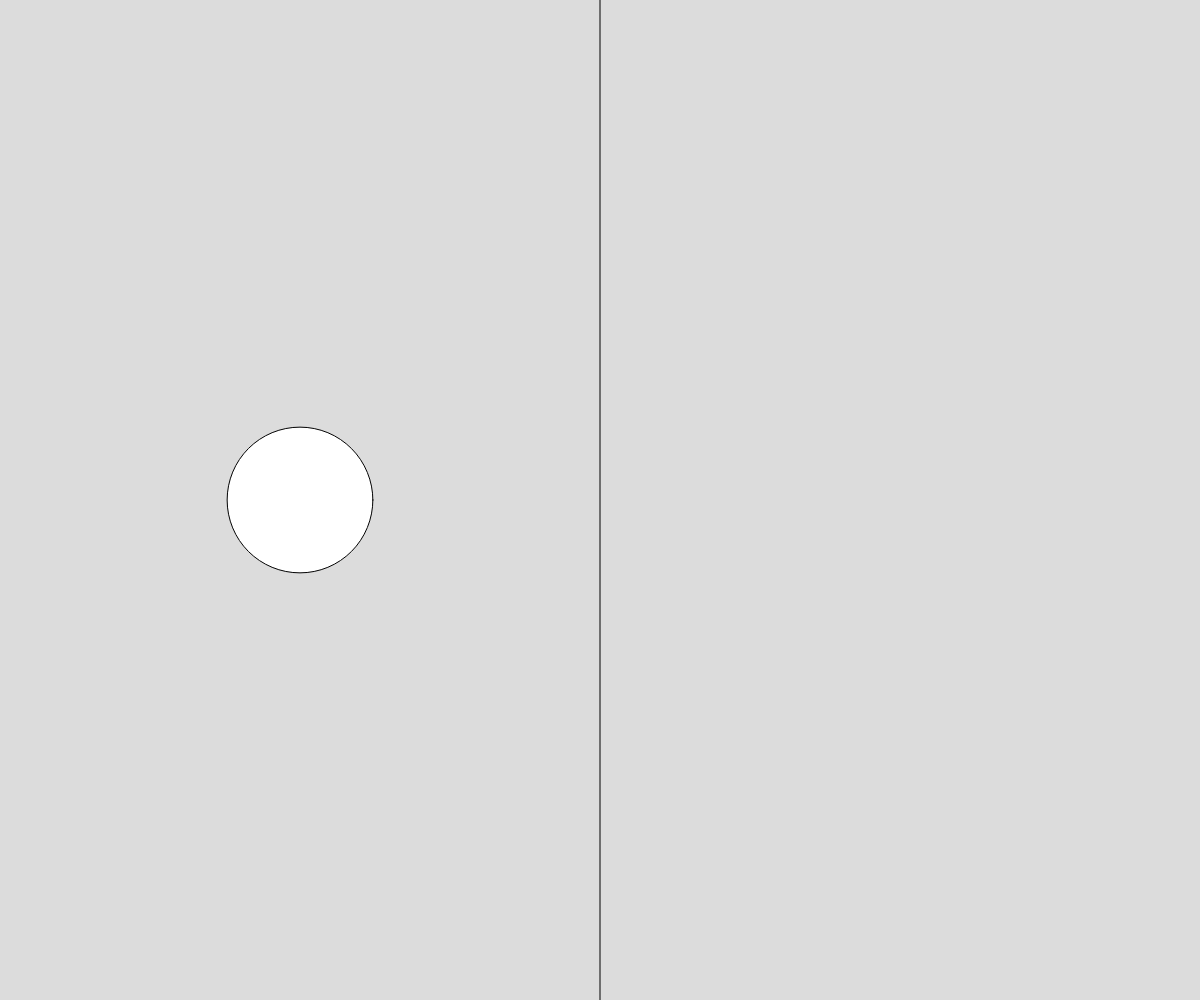
Frame 1 (no input)
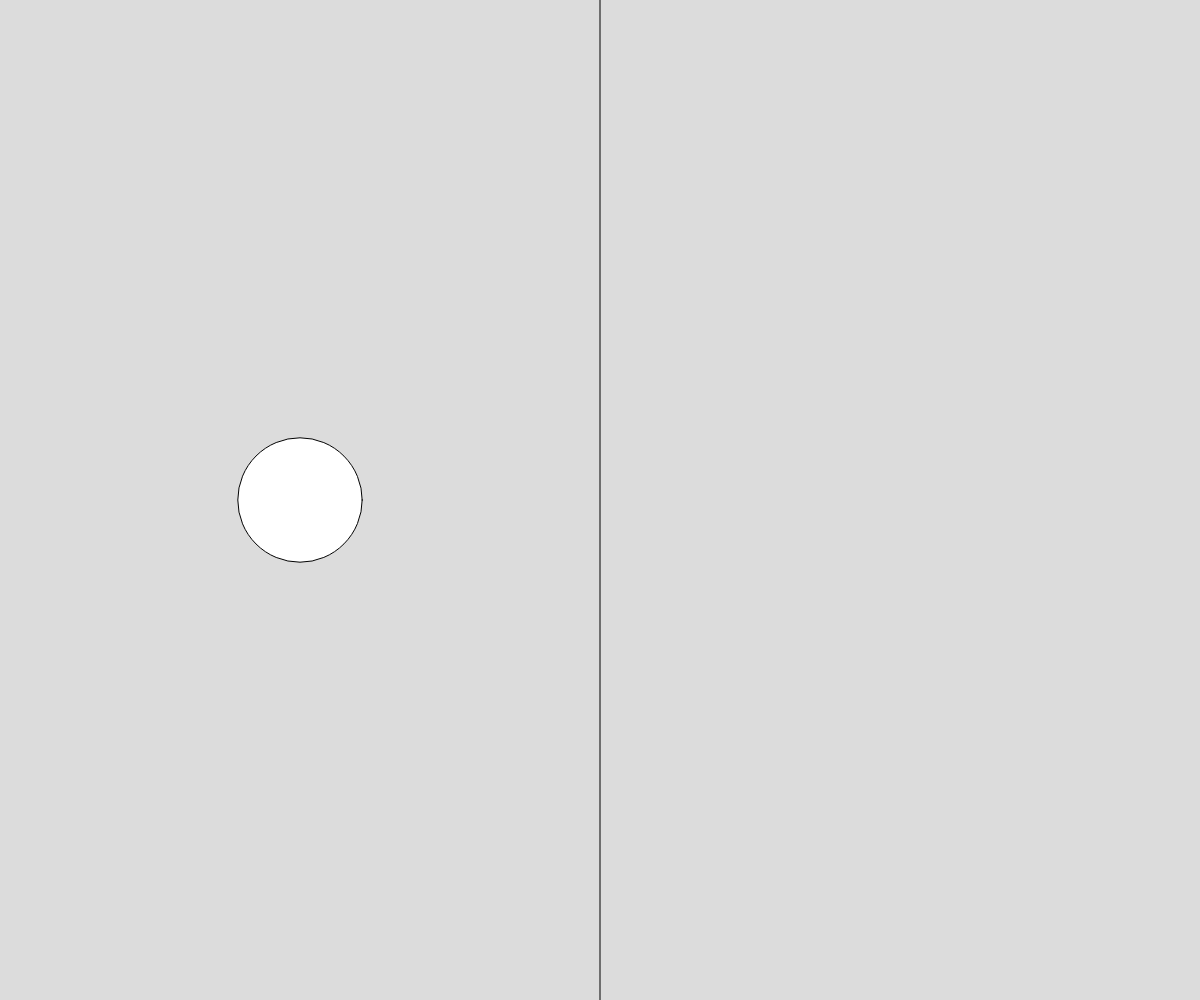
Frame 60 (no input)
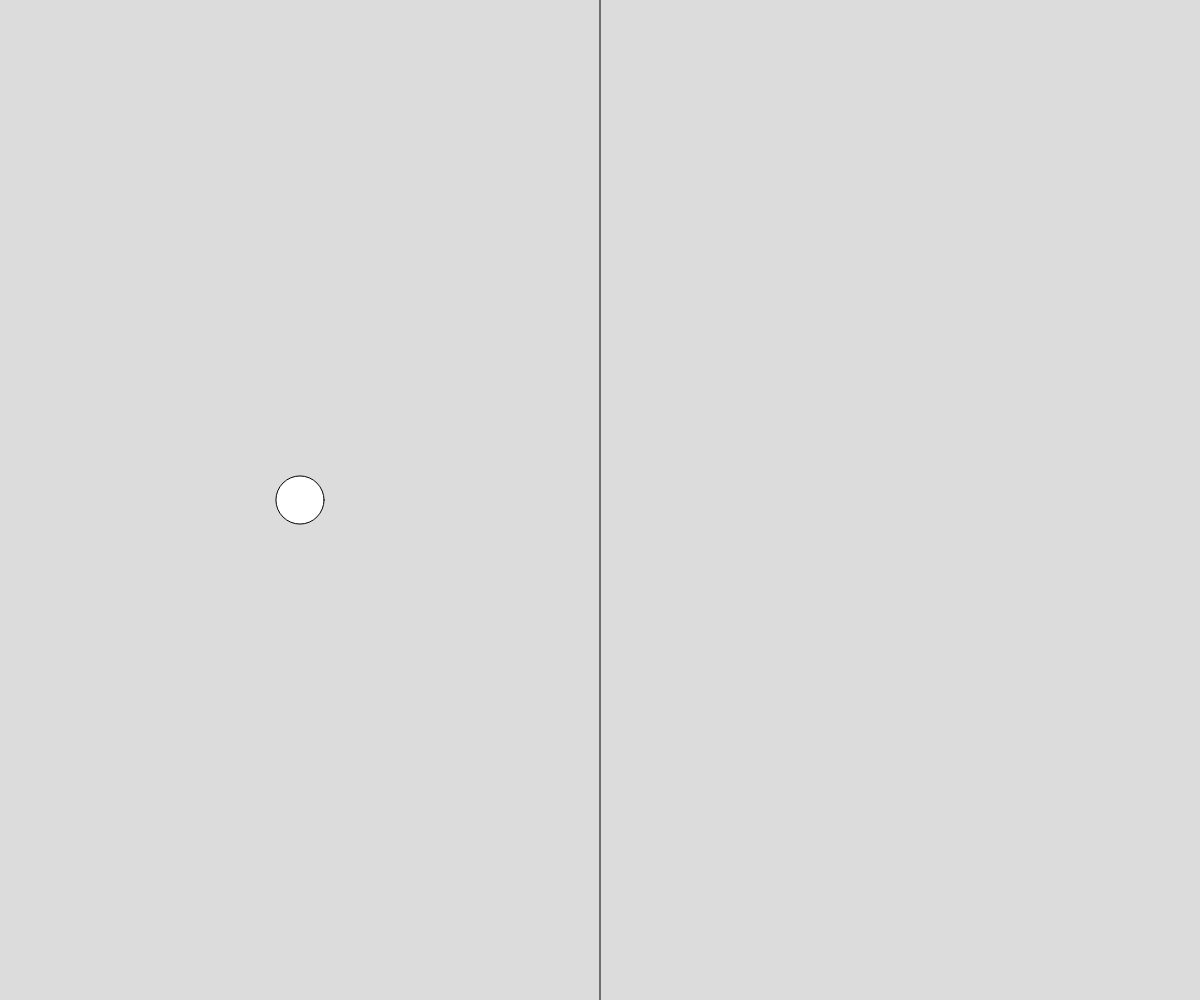
Frame 120 (the mouse pressed at the canvas centre since frame 60)

The p5.js sketch that drew these frames (run headless with seeded random() and noise() and a simulated clock; from frame 60 on, the mouse is pressed at the canvas centre):

// p5.js sketch
// ── sketch.js
// Project Title
// Your Name
// Date
//
// Extra for Experts:
// - describe what you did to take this project "above and beyond"


function setup() {
  createCanvas(windowWidth, windowHeight);
}

function draw() {
  background(220);
  line(width/2,0, width/2, height);

  // draw with random ()
randomCircle();
  // draw with noise ()
}
function randomCircle(){
  // draw a circle that uses random)()
  // unpredictable size (later, color)
  let cSize = random (10,200)
  circle(width*0.25,height/2,cSize)
}
